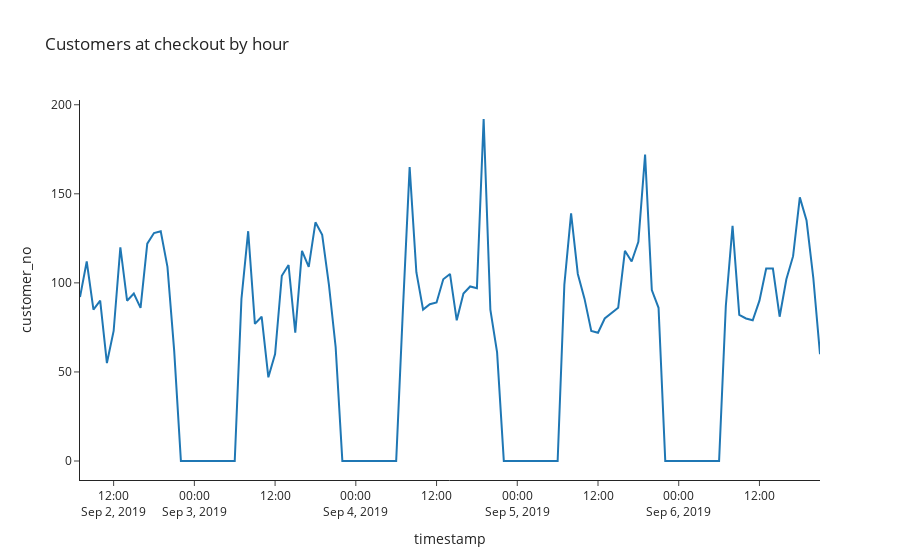

Source (notebook cell):
### Code cell
px.line(
    checkout_by_hour,
    x=checkout_by_hour.index,
    y="customer_no",
    title="Customers at checkout by hour",
    template="simple_white",
)
